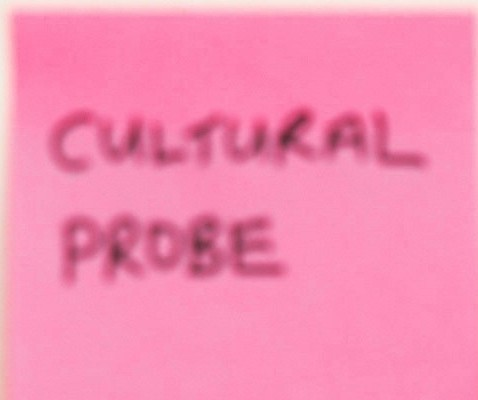
%> input picture 0303/handwrite01.jpg, 478 x 400 px
$ octave S11159020_01.m   (GNU Octave 9; MATLAB toolbox functions it lacks are replaced by stand-ins)
%> lines starting %> are read from the running program, lines starting %| are printed output that depends on the picture; in (x1, y1, x2, y2) boxes, pixels count from 0 and x2, y2 are one past the last pixel; in counts of white or black regions, pixels touching at a corner belong together; the program's own positions count from 1
% 2025/03/03 DIP Homework

clear all; % clean all memory
close all; % close all opened figures

RGB=imread("handwrite01.jpg");
%> RGB is the input picture: size 400x478x3 uint8; mean R, G, B 246.2, 140.2, 179
figure;
subplot(1,2,1);
imshow(RGB);
title('Original');

% mapping RGB color to grayscale
Gray = rgb2gray(RGB);
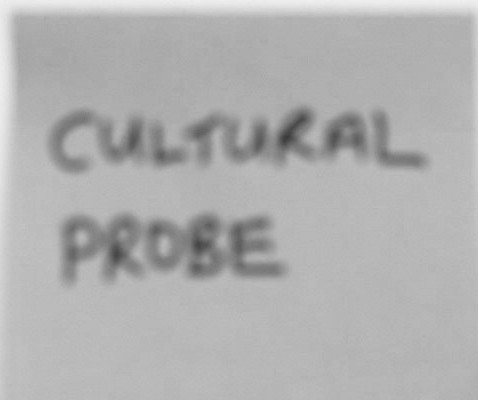
%> Gray: size 400x478 uint8; min 60, max 240, mean 176.3
rgb_adjusted = imadjust(Gray, stretchlim(Gray, [0.02, 0.98]), []);
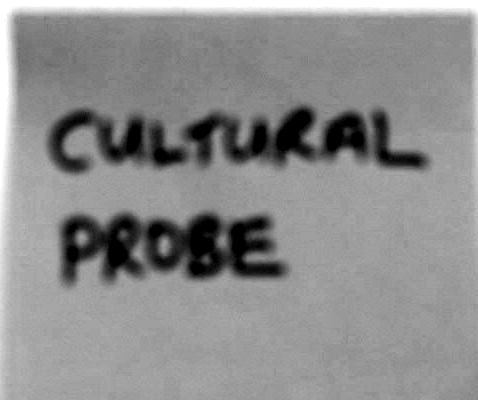
%> rgb_adjusted: size 400x478 uint8; min 0, max 255, mean 140.6
black_img = im2bw(rgb_adjusted, 0.3);
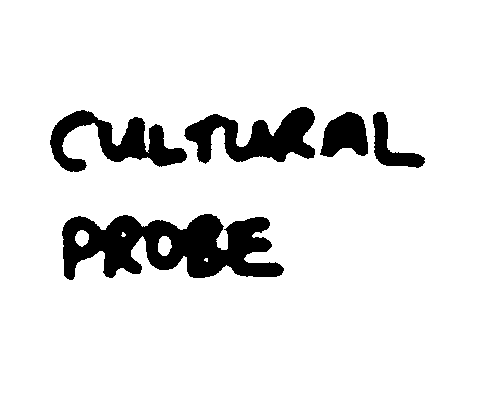
%> black_img: size 400x478 logical; 89.9% white; 5 black regions, box (x1, y1, x2, y2) and area: (62, 214, 284, 280) 9078, (184, 107, 315, 164) 3955, (50, 110, 187, 172) 3598, (320, 112, 368, 157) 1540, (373, 112, 425, 168) 1134

subplot(1,2,2);
imshow(black_img);
title("Adjusted");

% write images into another new file
imwrite(black_img, 'S11159020_01.jpg');

$ run again, with 0303/handwrite02.jpg copied over 0303/handwrite01.jpg
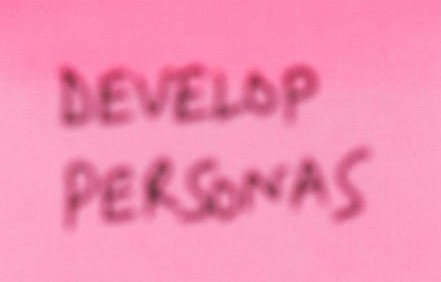
%> input picture 0303/handwrite02.jpg, 441 x 282 px
%> RGB is the input picture: size 282x441x3 uint8; mean R, G, B 244, 142.4, 180.5
%> `rgb_adjusted = imadjust(Gray, stretchlim(Gray, [0.02, 0.98]), []);`:
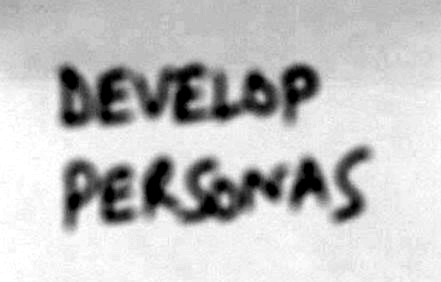
%> rgb_adjusted: size 282x441 uint8; min 0, max 255, mean 194.5
%> `black_img = im2bw(rgb_adjusted, 0.3);`:
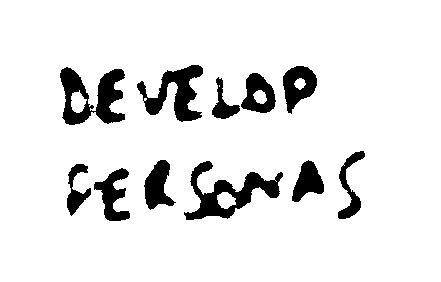
%> black_img: size 282x441 logical; 90.5% white; 11 black regions, largest, box (x1, y1, x2, y2) and area: (184, 161, 283, 220) 2066, (60, 67, 125, 125) 2012, (137, 65, 203, 122) 1668

$ run again, with 0303/handwrite03.jpg copied over 0303/handwrite01.jpg
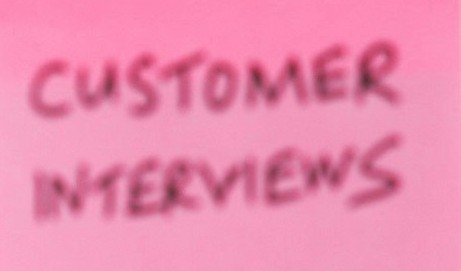
%> input picture 0303/handwrite03.jpg, 461 x 271 px
%> RGB is the input picture: size 271x461x3 uint8; mean R, G, B 236.5, 138.8, 175.5
%> `rgb_adjusted = imadjust(Gray, stretchlim(Gray, [0.02, 0.98]), []);`:
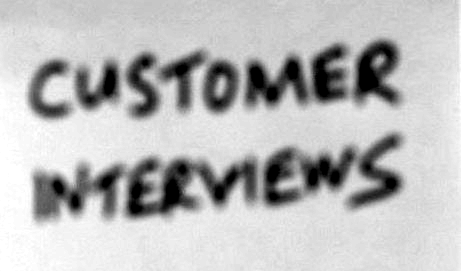
%> rgb_adjusted: size 271x461 uint8; min 0, max 255, mean 187.1
%> `black_img = im2bw(rgb_adjusted, 0.3);`:
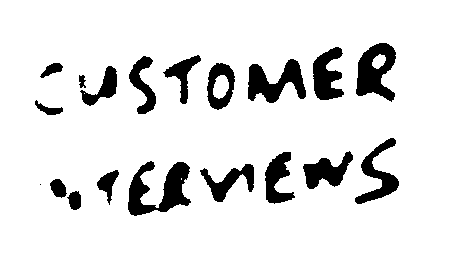
%> black_img: size 271x461 logical; 89.6% white; 19 black regions (1 under 20 px), largest, box (x1, y1, x2, y2) and area: (128, 161, 191, 216) 1733, (356, 43, 396, 102) 1418, (248, 59, 306, 103) 1365
